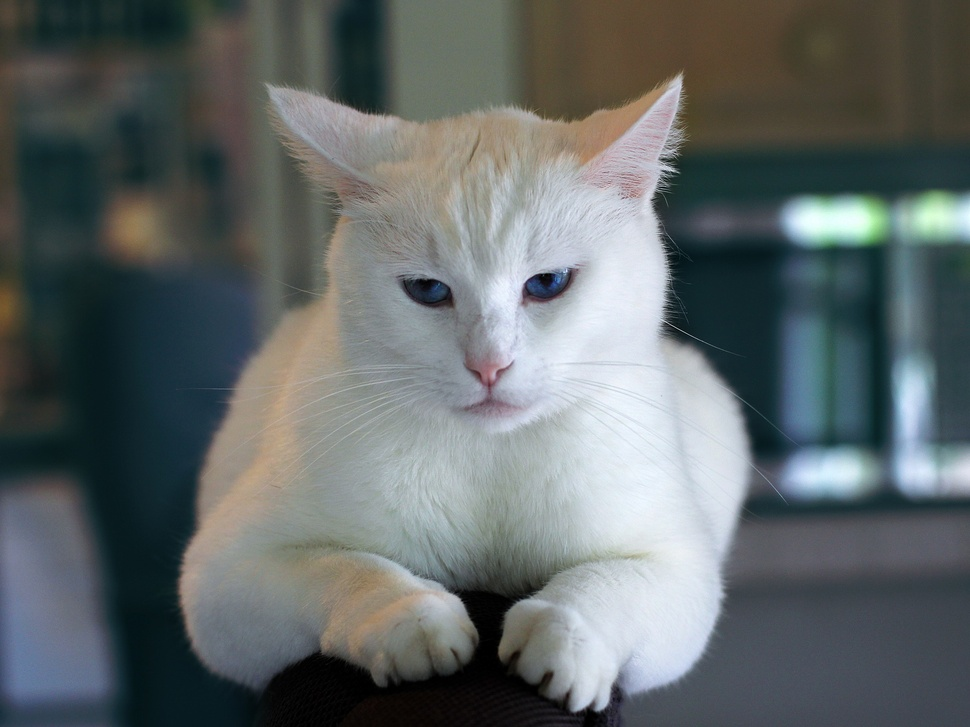
#> input picture scripts/funciones_python/muestra.jpg, 970 x 727 px, shrunk from 1920 x 1440 before the run, found by its file name
$ python convolucion.py
#> lines starting #> are read from the running program, lines starting #| are printed output that depends on the picture
# -*- coding: utf-8 -*-
"""
Created on Thu Feb  8 08:59:15 2024

@author: USUARIO
"""

import numpy as np
import matplotlib.pyplot as plt
import matplotlib.image as mpimg

def convolucion(imagen: list, mascara: list) -> list:
    """ Realiza la convolución entre una imagen y una máscara.

    Esta función realiza la convolución entre una imagen y una máscara dada. La convolución
    se realiza sumando los productos de los elementos de la máscara con los píxeles
    correspondientes en la imagen.

    Parámetros:
        imagen (list): Matriz de MxN con tuplas (R, G, B) que representan la imagen.
        mascara (list): Matriz cuadrada de NxN que representa la máscara de convolución.

    Retorno:
        list: Matriz de MxN con tuplas (R, G, B) que representa la imagen resultante de la convolución.
    """
    alto, ancho = len(imagen), len(imagen[0])
    tamano_mascara = len(mascara)
    mitad = tamano_mascara // 2

    # Crear una copia de la imagen que finalmente será retornada
    imagen_resultado = [fila[:] for fila in imagen]

    for i in range(mitad, alto - mitad):
        for j in range(mitad, ancho - mitad):
            nuevo_pixel = [0, 0, 0]
            for k in range(-mitad, mitad + 1):
                for l in range(-mitad, mitad + 1):
                    r, g, b = imagen[i + k][j + l]
                    valor_mascara = mascara[k + mitad][l + mitad]
                    nuevo_pixel[0] += r * valor_mascara
                    nuevo_pixel[1] += g * valor_mascara
                    nuevo_pixel[2] += b * valor_mascara

            # Normalizar el nuevo pixel si la suma de la máscara no es 1
            suma_mascara = np.sum(mascara)
            if suma_mascara != 0:
                nuevo_pixel[0] = max(0, min(255, nuevo_pixel[0] / suma_mascara))
                nuevo_pixel[1] = max(0, min(255, nuevo_pixel[1] / suma_mascara))
                nuevo_pixel[2] = max(0, min(255, nuevo_pixel[2] / suma_mascara))

            imagen_resultado[i][j] = tuple(map(int, nuevo_pixel))

    return imagen_resultado

def visualizar_imagen(imagen: list) -> None:
    """ Muestra la imagen recibida.

    Parámetros:
        imagen (list): Matriz de MxN con tuplas (R, G, B) que representan la imagen a visualizar.

    Retorno:
        None
    """
    plt.imshow(imagen)
    plt.axis('off')
    plt.show()

# Ejemplo de uso
imagen_original = mpimg.imread("muestra.jpg").tolist()
#> imagen_original = 727 items
# Definir una máscara de convolución (por ejemplo)
mascara = [[-1, -1, -1],
           [-1,  8, -1],
           [-1, -1, -1]]
imagen_convolucionada = convolucion(imagen_original, mascara)
#> in convolucion, `alto, ancho = len(imagen), len(imagen[0])`: alto = 727; ancho = 970
#> in convolucion, `imagen_resultado = [fila[:] for fila in imagen]`: imagen_resultado = 727 items
#> imagen_convolucionada = 727 items
visualizar_imagen(imagen_convolucionada)
#> in visualizar_imagen, `plt.show()`:
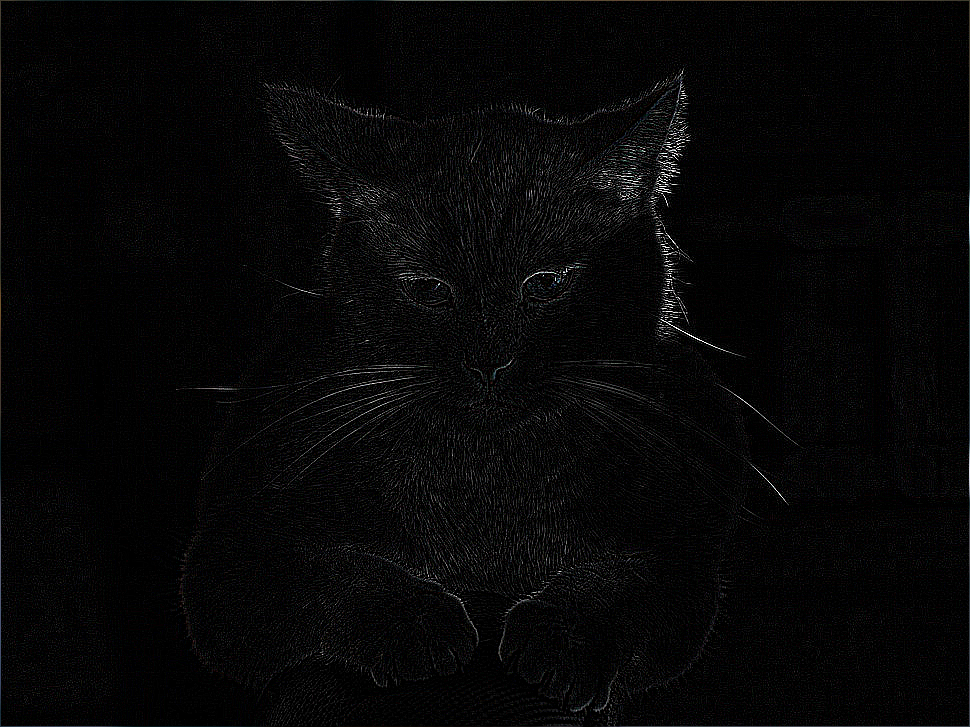
#> shown: shape (727, 970, 3); mean R, G, B 6.6, 6.4, 6.7
